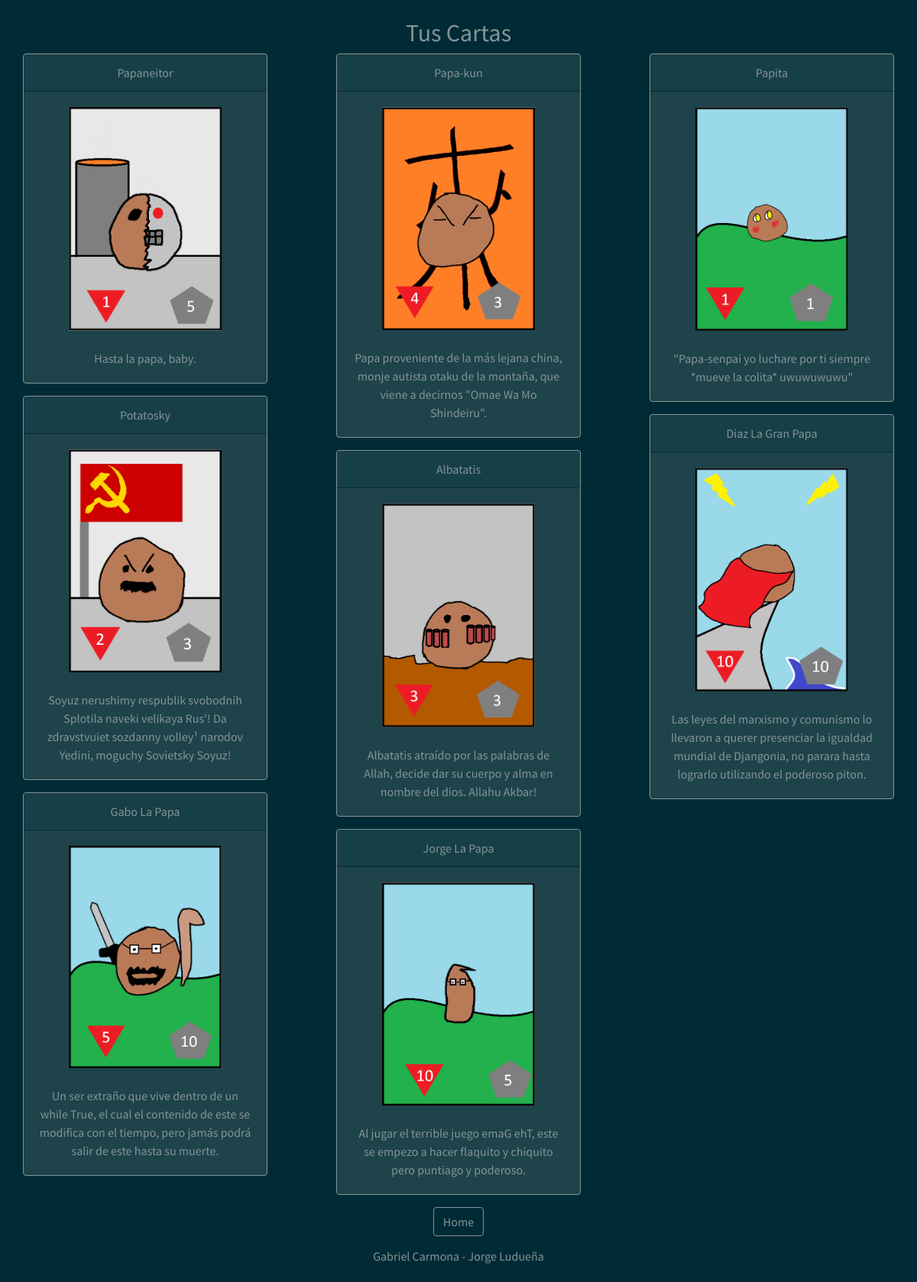
Screenshot of /mazo/ (signed in) with the database file from the repository.
### inicio/models.py (models this page shows, shortened)
class Mazo(models.Model):
	carta=models.ForeignKey(Carta,on_delete=models.CASCADE,blank=True,null=True)
	jugador=models.CharField(max_length=20, verbose_name="Jugador", blank=False, null=True)
	cantidad=models.IntegerField(verbose_name="Cantidad",blank=True,null=True)

class Carta(models.Model):
	id=models.AutoField(primary_key=True)
	nombre=models.CharField(max_length=100, verbose_name="Nombre", blank=False, null=True)
	rareza=models.IntegerField(verbose_name="Rareza",blank=True,null=True)
	ataque=models.IntegerField(verbose_name="Ataque",blank=True,null=True)
	defensa=models.IntegerField(verbose_name="Defensa",blank=True,null=True)
	imagen=models.CharField(max_length=200, verbose_name="Imagen", blank=False, null=True)
	lore=models.TextField(verbose_name="Lore", blank=False, null=True)

### inicio/views.py (the view)
# urls.py: url(r"^mazo/$",mazo),
@login_required(login_url='/')
def mazo(request):
	userr = request.user
	lista = list(Mazo.objects.filter(jugador=userr.username))
	i = 0
	le = len(lista)
	lista2 = []
	lista3 = []
	while(i < le/3):
		lista2.append(lista[0])
		del lista[0]
		i+=1
	i = 0
	while(i < le/3):
		lista3.append(lista[0])
		del lista[0]
		i+=1
	context = {'lista':lista,'lista2':lista2,'lista3':lista3}
	return render(request, 'mazo.html',context)

### templates/mazo.html
{% extends 'plant.html' %}
{% block titulo %}
<div class="row">
	<div class="col-md-12">
		<br>
		<center><h2>Tus Cartas</h2></center>
	</div>
</div>
{% endblock %}
{% block contenido %}
<div class="row">
<div class='col-md-4'>
{% for i in lista2 %}
<center>
	<div class="card border-secondary mb-3" style="max-width: 20rem;">
		<div class="card-header">{{i.carta.nombre}}</div>
			<div class="card-body">
			<center><img src={{i.carta.imagen}} width ="200px"></img></center>
			<br>
			<p class="card-text">{{i.carta.lore}}</p>
		</div>
	</div>
</center>
{% endfor %}
</div>
<div class='col-md-4'>
{% for i in lista3 %}
<center>
	<div class="card border-secondary mb-3" style="max-width: 20rem;">
		<div class="card-header">{{i.carta.nombre}}</div>
			<div class="card-body">
			<center><img src={{i.carta.imagen}} width ="200px"></img></center>
			<br>
			<p class="card-text">{{i.carta.lore}}</p>
		</div>
	</div>
</center>
{% endfor %}
</div>
<div class='col-md-4'>
{% for i in lista %}
<center>
	<div class="card border-secondary mb-3" style="max-width: 20rem;">
		<div class="card-header">{{i.carta.nombre}}</div>
			<div class="card-body">
			<center><img src={{i.carta.imagen}} width ="200px"></img></center>
			<br>
			<p class="card-text">{{i.carta.lore}}</p>
		</div>
	</div>
</center>
{% endfor %}
</div>
</div>
<div class="row">
	<div class="col-md-12">
		<center><a href="http://diazstone.jorgediaz.site/home/"><button href="http://diazstone.jorgediaz.site/home/" class="btn btn-outline-secondary">Home</button></a></center>
	</div>
</div>
{% endblock %}

### templates/plant.html (shortened to what this page needs)
{% load staticfiles %}
<!DOCTYPE html>
<html>
<head>
  	<link rel="stylesheet" type="text/css" href="{% static 'bootstrap.css' %}">
</head>
<body class="body">
	{% block titulo %}{% endblock %}
	{% block contenido %}{% endblock %}
	{% block footer %}
	<div class="modal-footer">
		<div class="col-md-12">
			<center><h6>Gabriel Carmona - Jorge Ludueña</h6></center>
		</div>
	</div>
	{% endblock %}
</body>

### templates/plant.html (style rules this page uses)
body { overflow-x: hidden; }

### rows the page displays
Mazo: carta.nombre "Papaneitor", carta.imagen (picture), carta.lore "Hasta la papa, baby."
Mazo: carta.nombre "Potatosky", carta.imagen (picture), carta.lore "Soyuz nerushimy respublik svobodnih Splotila naveki velikaya Rus'! Da zdravstvuiet sozdanny volley¹ narodov Yedini, moguchy Sovietsky Soyuz!"
Mazo: carta.nombre "Gabo La Papa", carta.imagen (picture), carta.lore "Un ser extraño que vive dentro de un while True, el cual el contenido de este se modifica con el tiempo, pero jamás podrá salir de este hasta su muerte."
Mazo: carta.nombre "Papa-kun", carta.imagen (picture), carta.lore "Papa proveniente de la más lejana china, monje autista otaku de la montaña, que viene a decirnos \"Omae Wa Mo Shindeiru\"."
Mazo: carta.nombre "Albatatis", carta.imagen (picture), carta.lore "Albatatis atraído por las palabras de Allah, decide dar su cuerpo y alma en nombre del dios. Allahu Akbar!"
Mazo: carta.nombre "Jorge La Papa", carta.imagen (picture), carta.lore "Al jugar el terrible juego emaG ehT, este se empezo a hacer flaquito y chiquito pero puntiago y poderoso."
Mazo: carta.nombre "Papita", carta.imagen (picture), carta.lore "\"Papa-senpai yo luchare por ti siempre *mueve la colita* uwuwuwuwu\""
Mazo: carta.nombre "Diaz La Gran Papa", carta.imagen (picture), carta.lore "Las leyes del marxismo y comunismo lo llevaron a querer presenciar la igualdad mundial de Djangonia, no parara hasta lograrlo utilizando el poderoso piton."
